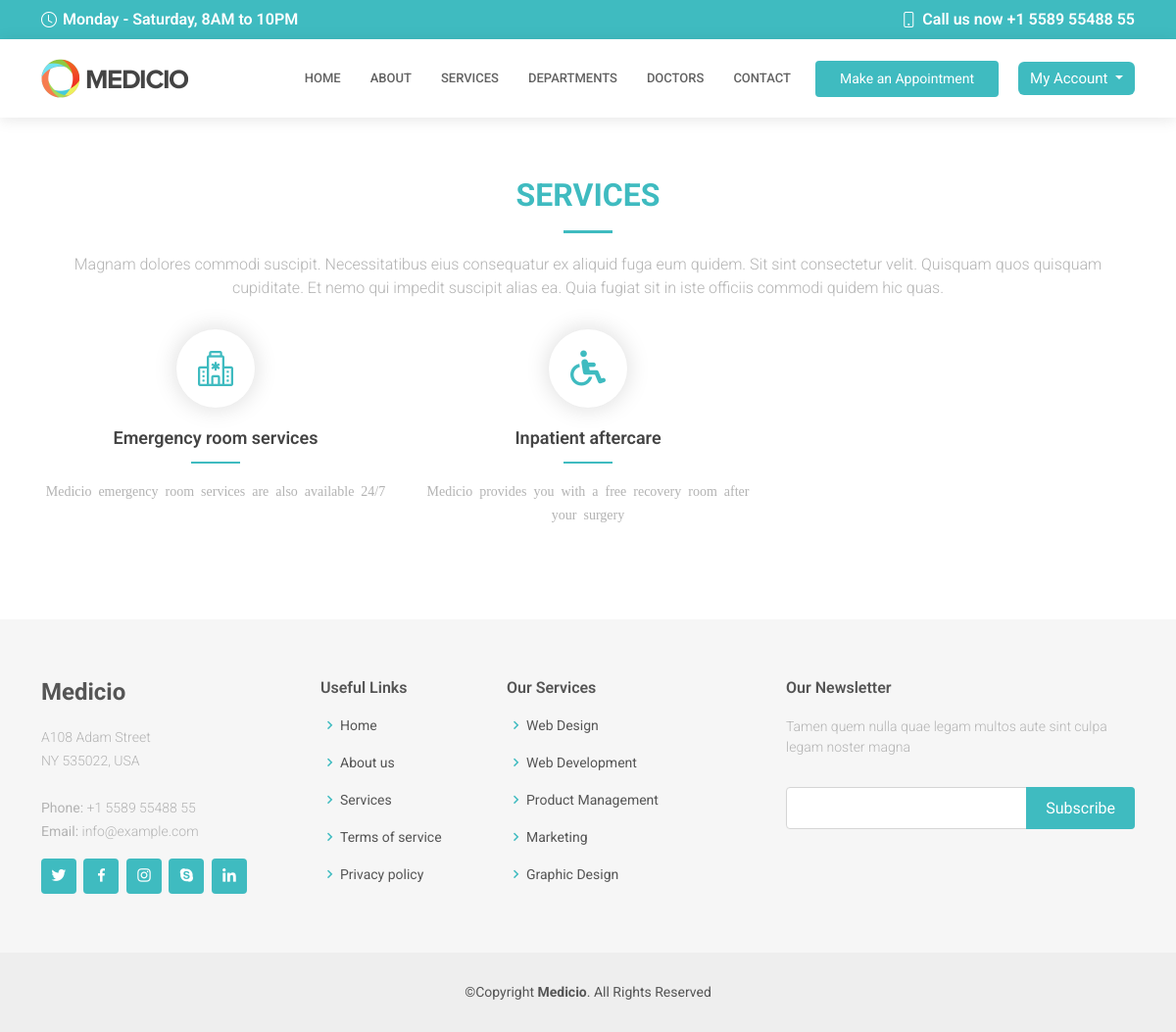
Page /services on the earlier database version.
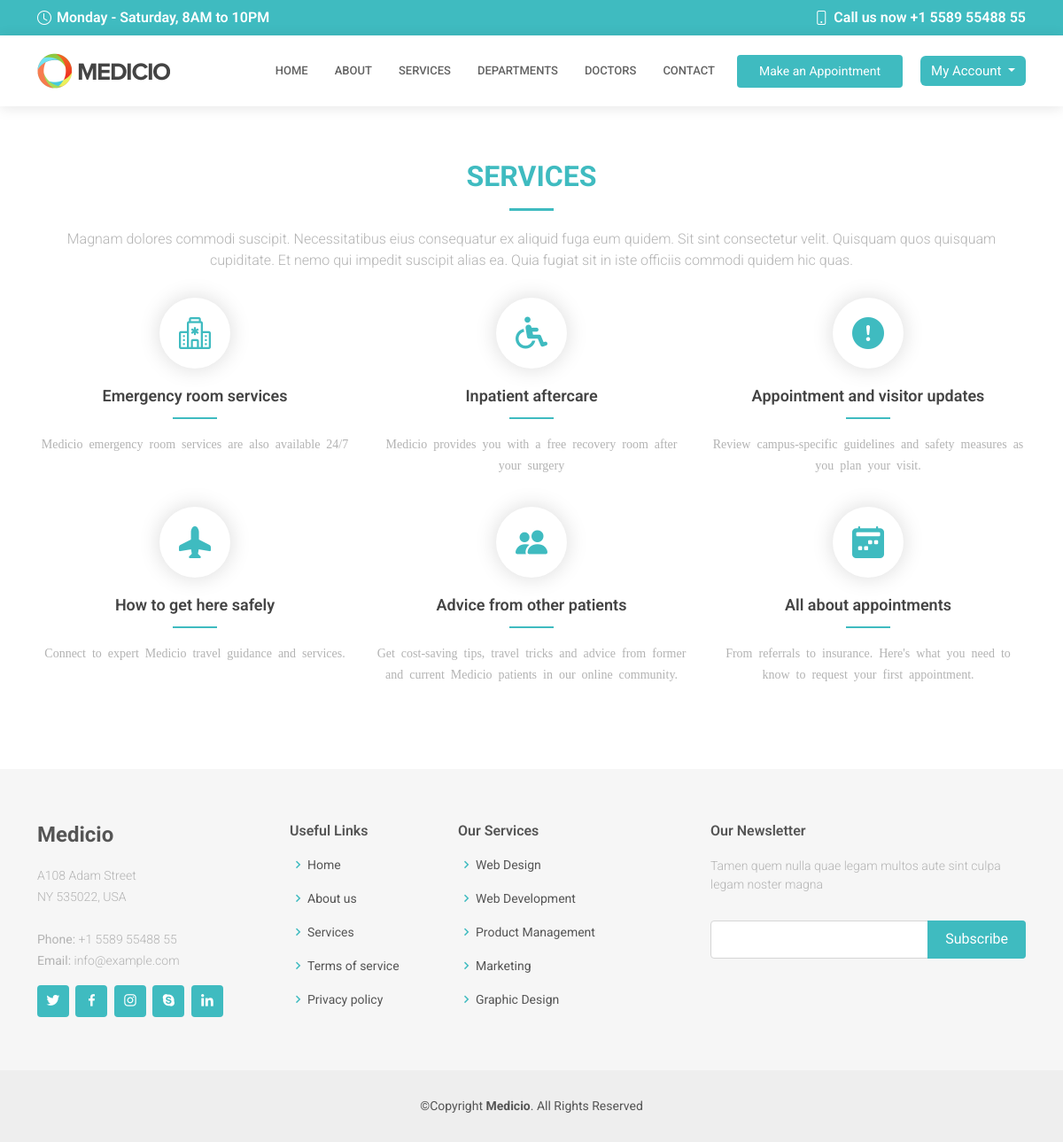
Same page on the later database version.
### Front/models.py (models this page shows, shortened)
class RepeatFields(models.Model):
    created = models.DateTimeField(auto_now_add=True)
    updated = models.DateTimeField(auto_now=True)
    deleted = models.BooleanField(default=False)

class Services(RepeatFields):
    class Meta:
        verbose_name = "Services"
        verbose_name_plural = "Services"
    title = models.CharField(max_length=150)
    description = models.TextField()
    icon = models.CharField(max_length=150)

### Front/views.py (the view, shortened to what this page needs)
# urls.py: path('services', front.Services.as_view(), name="services"),
class Services(View):
    template_name = 'pages/services.html'
    def get(self , request):
        services = models.Services.objects.all()
        return render(request , self.template_name , locals())

### templates/pages/services.html
{% extends 'base/base.html' %}
{% load static %}
{% block 'content' %}
<br><br><br><br><br>
<section id="services" class="services services">
  <div class="container" data-aos="fade-up">
    <div class="section-title">
      <h2>Services</h2>
      <p>Magnam dolores commodi suscipit. Necessitatibus eius consequatur ex aliquid fuga eum quidem. Sit sint consectetur velit. Quisquam quos quisquam cupiditate. Et nemo qui impedit suscipit alias ea. Quia fugiat sit in iste officiis commodi quidem hic quas.</p>
    </div>
    <div class="row">
      {% for service in services %}
      <div class="col-lg-4 col-md-6 icon-box" data-aos="zoom-in" data-aos-delay="100">
        <div class="icon"><i class="{{service.icon}}"></i></div>
        <h4 class="title"><a href="">{{service.title}}</a></h4>
        <p class="description">{{service.description}}</p>
      </div>
      {% endfor %}
    </div>
  </div>
</section>
{% endblock 'content' %}

Differences in the rows shown:
added Services: title "Appointment and visitor updates", description "Review campus-specific guidelines and safety measures as you plan your visit."
added Services: title "How to get here safely", description "Connect to expert Medicio travel guidance and services."
added Services: title "Advice from other patients", description "Get cost-saving tips, travel tricks and advice from former and current Medicio patients in our online community."
added Services: title "All about appointments", description "From referrals to insurance. Here's what you need to know to request your first appointment."
